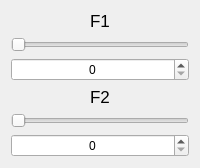
                <widget class="QWidget" name="page_3L_bandpass">
                 <layout class="QVBoxLayout" name="verticalLayout_16">
                  <item>
                   <layout class="QVBoxLayout" name="verticalLayout_15">
                    <item>
                     <widget class="QLabel" name="label">
                      <property name="font">
                       <font>
                        <pointsize>13</pointsize>
                       </font>
                      </property>
                      <property name="text">
                       <string>F1</string>
                      </property>
                      <property name="alignment">
                       <set>Qt::AlignCenter</set>
                      </property>
                     </widget>
                    </item>
                    <item>
                     <widget class="QSlider" name="horizontalSlider_3L_bandpass_setF1">
                      <property name="orientation">
                       <enum>Qt::Horizontal</enum>
                      </property>
                     </widget>
                    </item>
                    <item>
                     <widget class="QSpinBox" name="spinBox_3L_bandpass_showF1">
                      <property name="alignment">
                       <set>Qt::AlignCenter</set>
                      </property>
                     </widget>
                    </item>
                    <item>
                     <widget class="QLabel" name="label_5">
                      <property name="font">
                       <font>
                        <pointsize>13</pointsize>
                       </font>
                      </property>
                      <property name="text">
                       <string>F2</string>
                      </property>
                      <property name="alignment">
                       <set>Qt::AlignCenter</set>
                      </property>
                     </widget>
                    </item>
                    <item>
                     <widget class="QSlider" name="horizontalSlider_3L_bandpass_setF2">
                      <property name="orientation">
                       <enum>Qt::Horizontal</enum>
                      </property>
                     </widget>
                    </item>
                    <item>
                     <widget class="QSpinBox" name="spinBox_3L_bandpass_showF2">
                      <property name="alignment">
                       <set>Qt::AlignCenter</set>
                      </property>
                     </widget>
                    </item>
                   </layout>
                  </item>
                 </layout>
                </widget>
